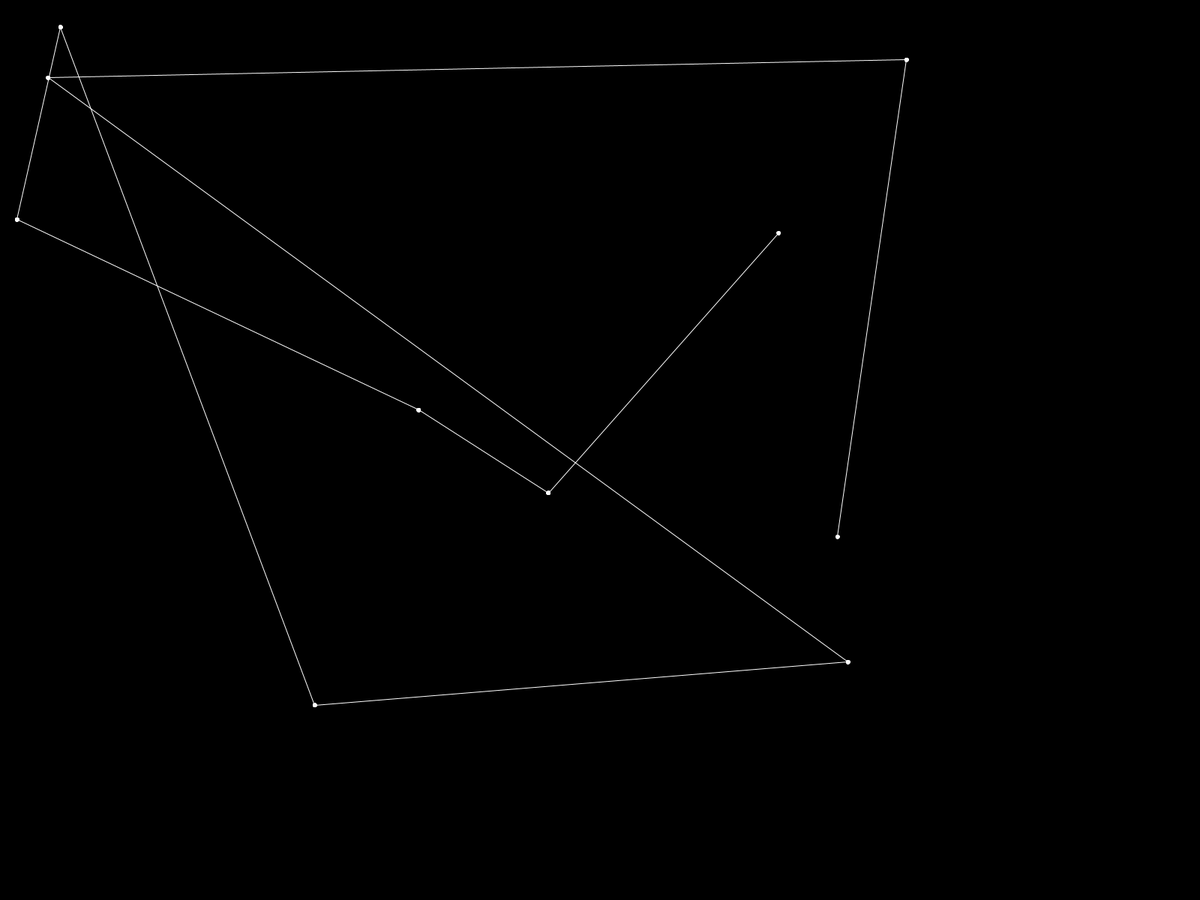
Frame 1 (no input)
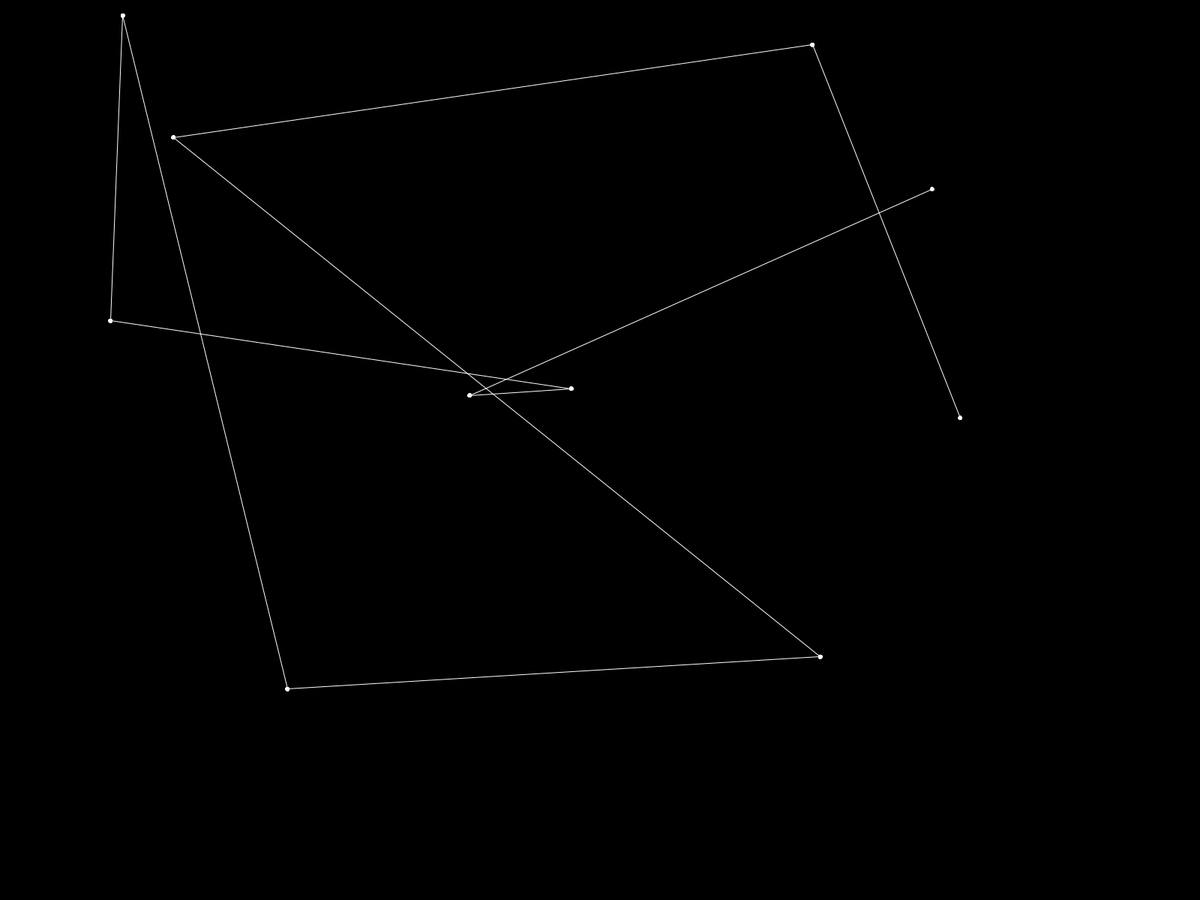
Frame 60 (the mouse pressed at the canvas centre just before this capture)
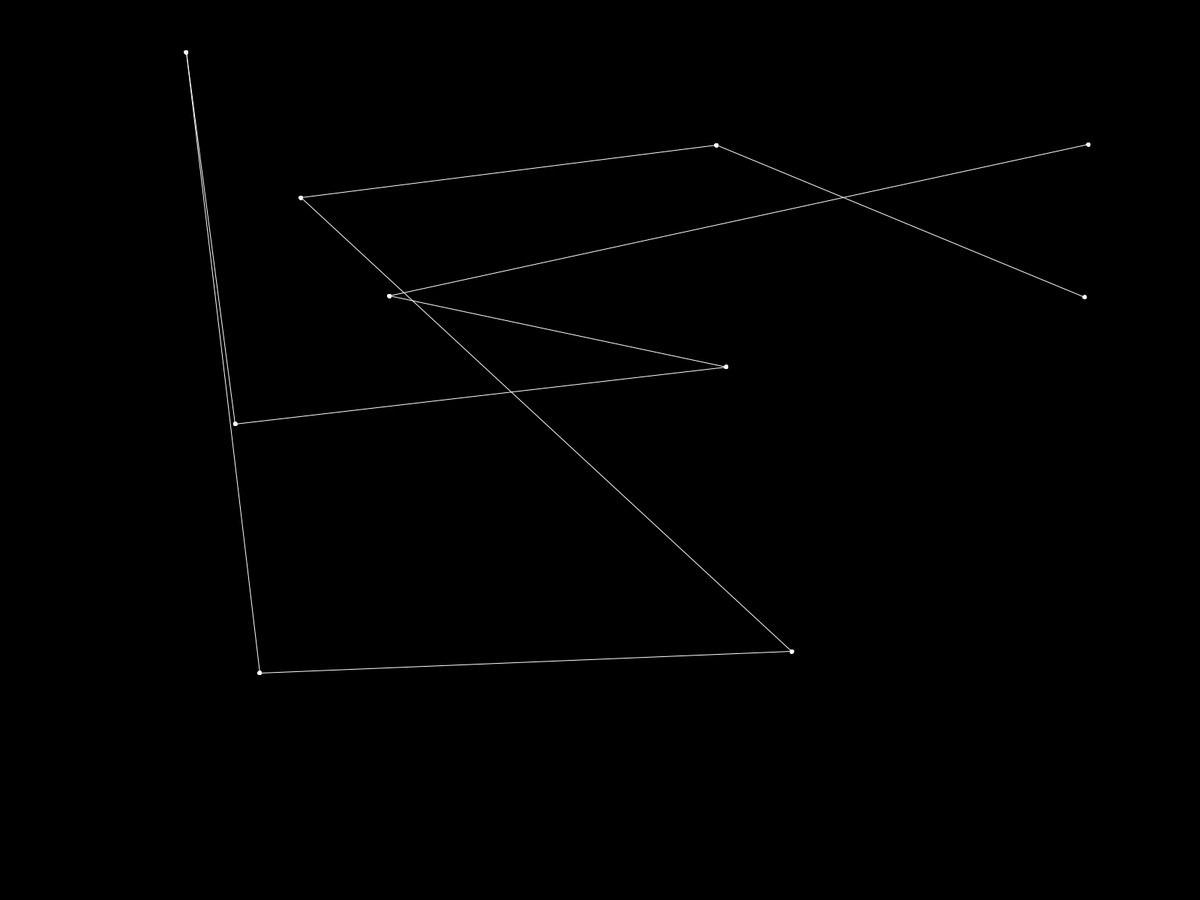
Frame 120 (the mouse held since frame 60 and released just before this capture)

The Processing sketch that drew these frames (run headless with seeded random() and noise(); from frame 60 on, the mouse is pressed at the canvas centre):

// Processing sketch: bouncingLines
// ── bouncingLines.pde
int N = 10;

float[] xpos = new float[N];
float[] ypos = new float[N];

float[] xspeed = new float[N]; 
float[] yspeed = new float[N];

float[] xdirection = new float[N];  
float[] ydirection = new float[N]; 

int radius = 5;

void setup() {
  fullScreen();
  //size(512, 256);
  for (int i = 0; i < N; i++) {
    xpos[i] = random(width);
    ypos[i] = random(height);
    
    xspeed[i] = random(3) + 2;
    yspeed[i] = random(3) + 2;
    
    xdirection[i] = random(2) - 1;
    ydirection[i] = random(2) - 1;
  }
}

void draw() {
  background(0);
  calculatePoints();
  fill(255);
  stroke(255);
  for (int i = 0; i < N-1; i++) {
    circle(xpos[i], ypos[i], 5);
    /*
    for (int j = 0; j < N; j++) {
      line(xpos[i], ypos[i], xpos[j], ypos[j]);
    } */
    circle(xpos[i+1], ypos[i+1], 5);
    line(xpos[i], ypos[i], xpos[i+1], ypos[i+1]);
  }
}

void calculatePoints() {
  //update the position of the shape
  
  for (int i = 0; i < N; i++) {
    xpos[i] = xpos[i] + ( xspeed[i] * xdirection[i] );
    ypos[i] = ypos[i] + ( yspeed[i] * ydirection[i] );
    
    // Test to see if the shape exceeds the boundaries of the screen
    // If it does, reverse its direction by multiplying by -1
    if (xpos[i] > width-radius || xpos[i] < radius) {
      xdirection[i] *= -1;
    }
    if (ypos[i] > height-radius || ypos[i] < radius) {
      ydirection[i] *= -1;
    }
  }
}
